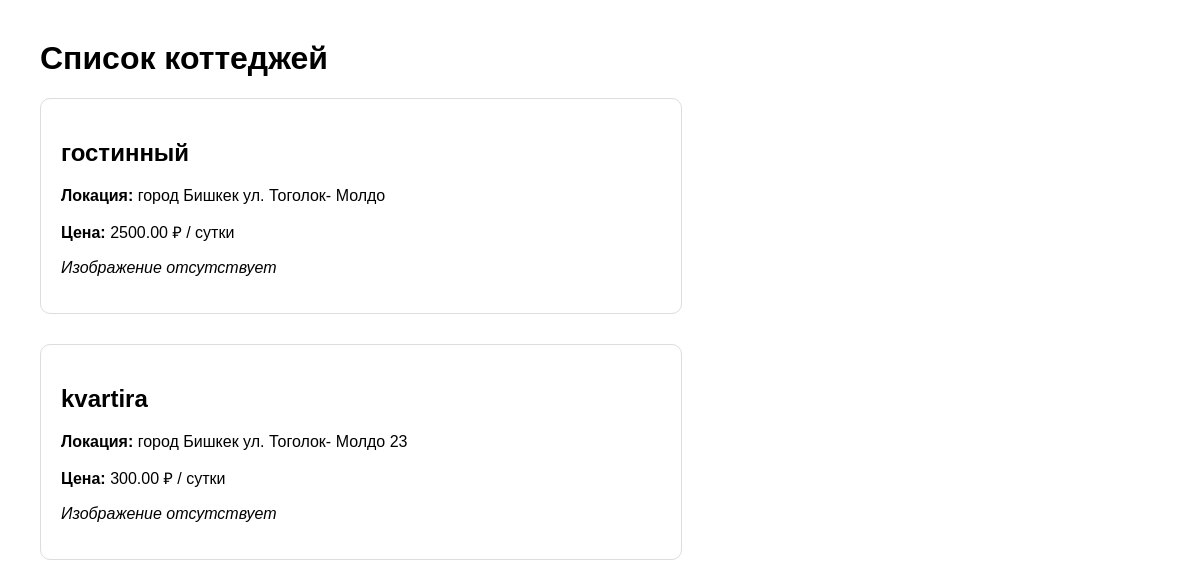
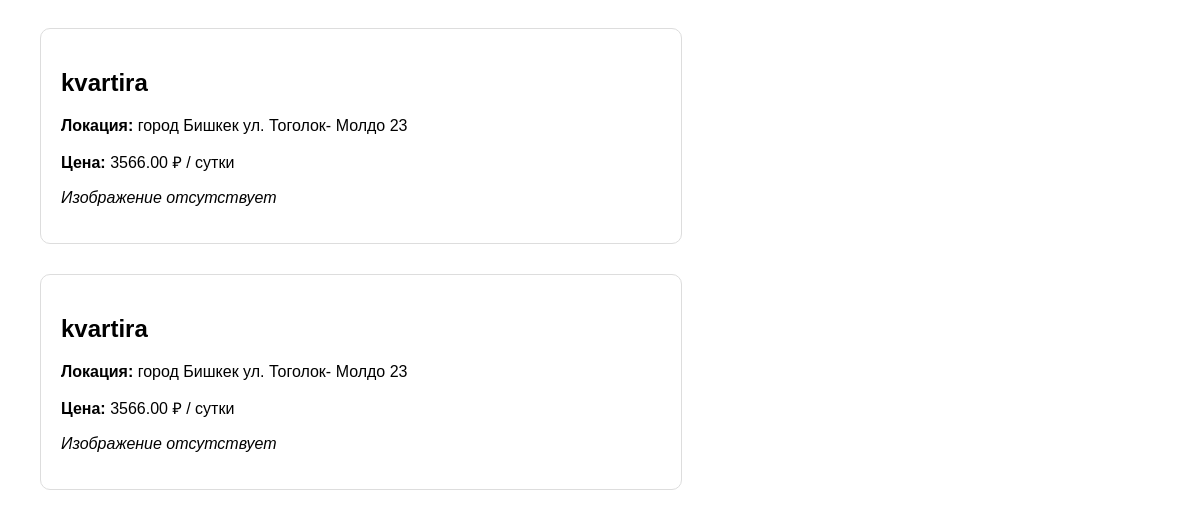
Before: / with the older database file (2 pictures, top to bottom).
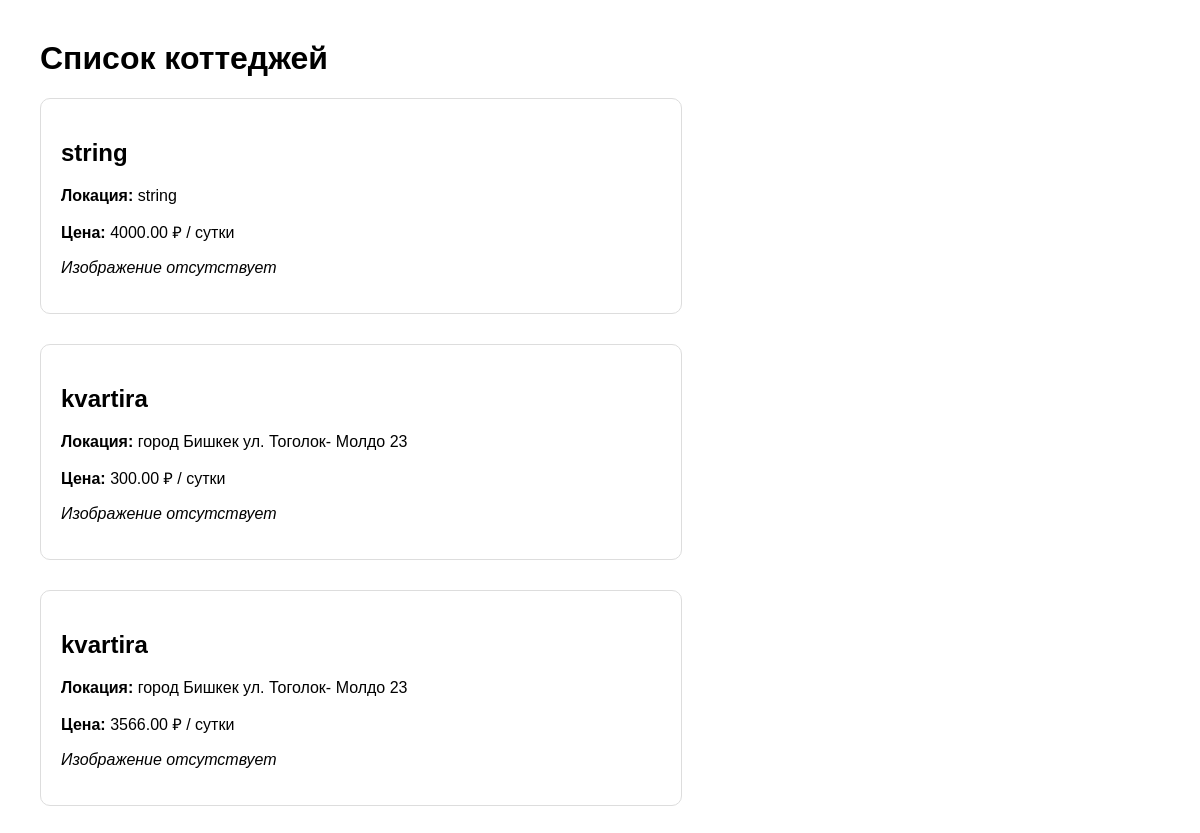
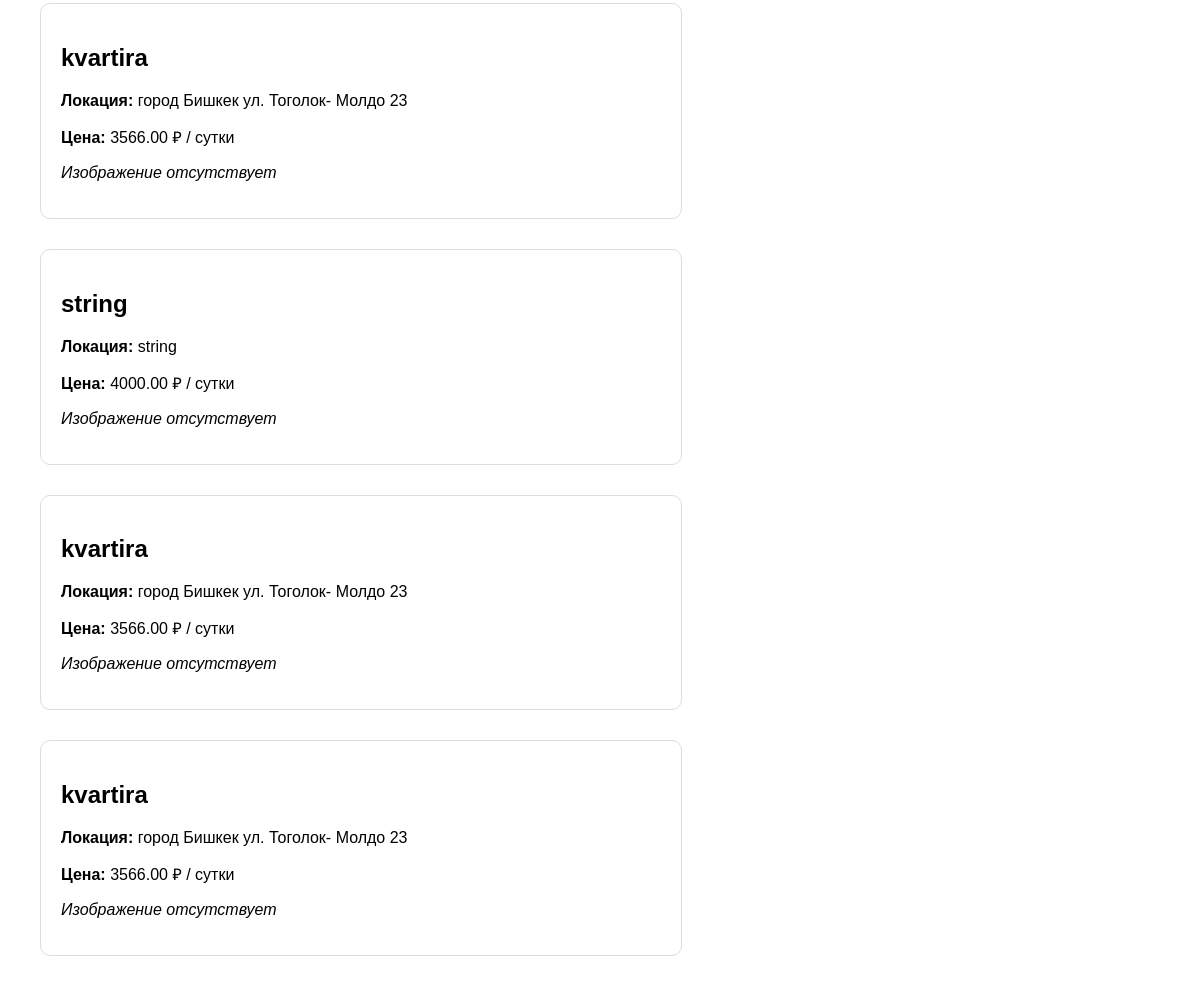
After: the same page with the newer database file (2 pictures, top to bottom).
### houses/models.py (models this page shows, shortened)
class House(models.Model):
    title = models.CharField(max_length=200)
    location = models.CharField(max_length=100)
    description = models.TextField()
    price_per_day = models.DecimalField(max_digits=10, decimal_places=2)
    beds = models.PositiveIntegerField()
    features = models.ManyToManyField(Feature, blank=True)

### houses/views.py (the view)
# urls.py: path('', views.house_list, name='house_list'),
def house_list(request):
    houses = House.objects.all()
    return render(request, 'houses/house_list.html', {'houses': houses})

### houses/templates/houses/house_list.html (shortened to what this page needs)
<!DOCTYPE html>
<html lang="ru">
<head>
</head>
<body>
    <h1>Список коттеджей</h1>
    {% for house in houses %}
        <div class="house">
            <h2>{{ house.title }}</h2>
            <p><strong>Локация:</strong> {{ house.location }}</p>
            <p><strong>Цена:</strong> {{ house.price_per_day }} ₽ / сутки</p>
            {% if house.image %}
                <img src="{{ house.image.url }}" alt="{{ house.title }}">
            {% else %}
                <p><em>Изображение отсутствует</em></p>
            {% endif %}
        </div>
    {% endfor %}
</body>
</html>

### houses/templates/houses/house_list.html (style rules this page uses)
body { font-family: Arial, sans-serif; margin: 40px; }
.house { border: 1px solid #ddd; padding: 20px; margin-bottom: 30px; border-radius: 10px; max-width: 600px; }

Changed rows visible on the page:
removed House: title "гостинный", location "город Бишкек ул. Тоголок- Молдо", price_per_day "2500.00"
added House: title "string", location "string", price_per_day "4000.00"
added House: title "string", location "string", price_per_day "4000.00"
added House: title "kvartira", location "город Бишкек ул. Тоголок- Молдо 23", price_per_day "3566.00"
added House: title "kvartira", location "город Бишкек ул. Тоголок- Молдо 23", price_per_day "3566.00"
